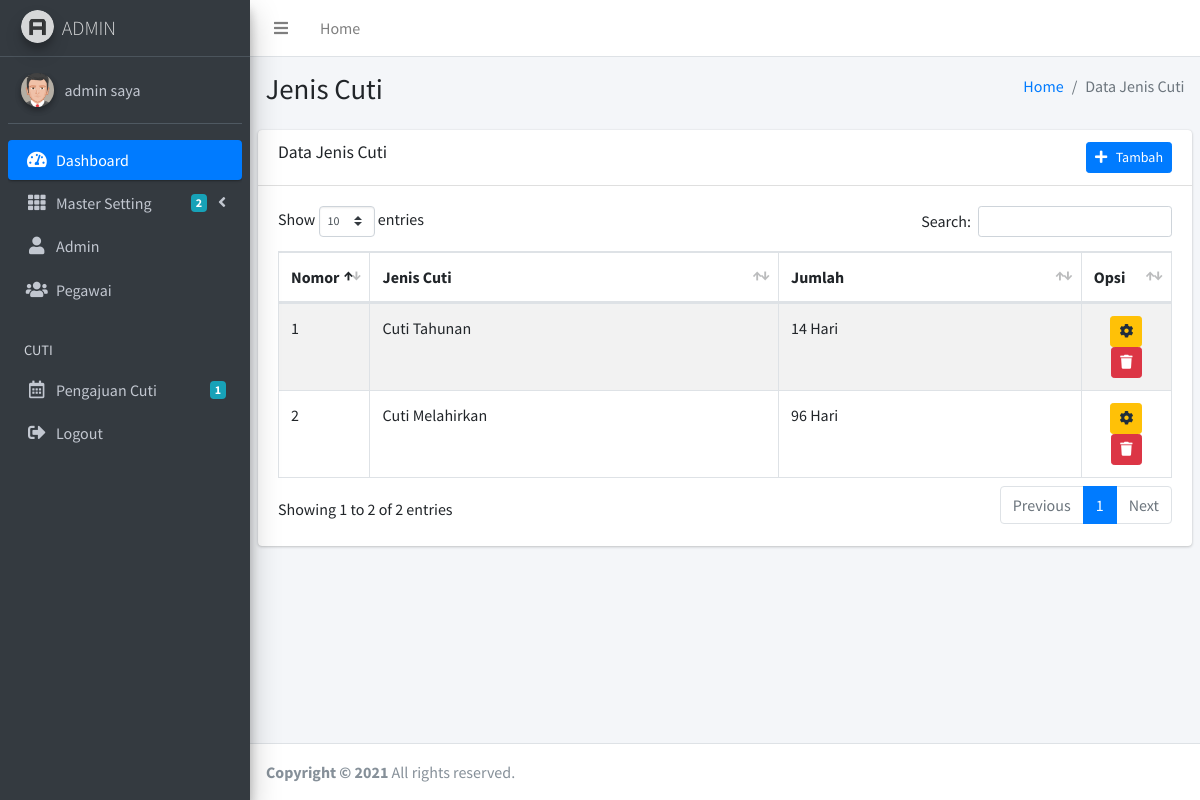
The page /admin/jenis_cuti.php (signed in) on the database its author committed.
### tables this page shows
CREATE TABLE `tbl_jenis_cuti` (
  `jenis_id` int(11) NOT NULL,
  `jenis_nama` varchar(100) NOT NULL,
  `jenis_jumlah` int(11) NOT NULL
);

### admin/jenis_cuti.php (the view, shortened to what this page needs)
<?php include 'header.php'; ?>
<div class="content-wrapper">
	<section class="content-header">
		<div class="container-fluid">
			<div class="row mb-2">
				<div class="col-sm-6">
					<h1>Jenis Cuti</h1>
				</div>
				<div class="col-sm-6">
					<ol class="breadcrumb float-sm-right">
						<li class="breadcrumb-item"><a href="index.php">Home</a></li>
						<li class="breadcrumb-item active">Data Jenis Cuti</li>
					</ol>
				</div>
			</div>
		</div>
	</section>
	<section class="content">
		<div class="row">
			<div class="col-12">
				<div class="card">
					<div class="card-header">
						<h3 class="card-title">Data Jenis Cuti</h3>
						<div class="float-right">
							<button type="button" class="btn btn-primary btn-sm" data-toggle="modal" data-target="#addJenis">
								<i class="fa fa-plus"></i> &nbsp Tambah
							</button>
						</div>
					</div>
					<div class="card-body">
						<table id="example1" class="table table-bordered table-striped">
							<thead>
								<tr>
									<th width="1%">Nomor</th>
									<th>Jenis Cuti</th>
									<th>Jumlah</th>
									<th width="10%">Opsi</th>
								</tr>
							</thead>
							<tbody>
								<?php
								$no=1;
								$data = mysqli_query($koneksi,"select * from tbl_jenis_cuti");
								while($d = mysqli_fetch_array($data)){
									?>
									<tr>
										<td><?php echo $no++; ?></td>
										<td><?php echo $d['jenis_nama'] ?></td>
										<td><?php echo $d['jenis_jumlah']." Hari" ?></td>
										<td>
											<center>
												<button type="button" class="btn btn-warning btn-sm btn-icon" data-toggle="modal" data-target="#edit_jenis_<?php echo $d['jenis_id'] ?>">
													<i class="fas fa-cog"></i>
												</button>
												<button type="button" class="btn btn-danger btn-sm btn-icon" data-toggle="modal" data-target="#hapus_jenis_<?php echo $d['jenis_id'] ?>">
													<i class="fas fa-trash"></i>
												</button>
											</center>
										</td>
									</tr>
									<?php
								}
								?>
						</table>
					</div>
				</div>
			</div>
		</div>
	</section>
</div>
<?php include 'footer.php'; ?>

### admin/header.php (shortened to what this page needs)
<!DOCTYPE html>
<html>
<head>
  <link rel="stylesheet" href="../plugins/fontawesome-free/css/all.min.css">
  <link rel="stylesheet" href="https://code.ionicframework.com/ionicons/2.0.1/css/ionicons.min.css">
  <link rel="stylesheet" href="../plugins/tempusdominus-bootstrap-4/css/tempusdominus-bootstrap-4.min.css">
  <link rel="stylesheet" href="../plugins/icheck-bootstrap/icheck-bootstrap.min.css">
  <link rel="stylesheet" href="../plugins/jqvmap/jqvmap.min.css">
  <link rel="stylesheet" href="../plugins/datatables-bs4/css/dataTables.bootstrap4.css">
  <link rel="stylesheet" href="../dist/css/adminlte.min.css">
  <link rel="stylesheet" href="../plugins/overlayScrollbars/css/OverlayScrollbars.min.css">
  <link rel="stylesheet" href="../plugins/daterangepicker/daterangepicker.css">
  <link rel="stylesheet" href="../plugins/summernote/summernote-bs4.css">
</head>
  <?php include '../koneksi.php'; ?>
<body class="hold-transition sidebar-mini layout-fixed">
<div class="wrapper">
  <nav class="main-header navbar navbar-expand navbar-white navbar-light">
    <ul class="navbar-nav">
      <li class="nav-item">
        <a class="nav-link" data-widget="pushmenu" href="#"><i class="fas fa-bars"></i></a>
      </li>
      <li class="nav-item d-none d-sm-inline-block">
        <a href="index.php" class="nav-link">Home</a>
      </li>
    </ul>
  </nav>
  <aside class="main-sidebar sidebar-dark-primary elevation-4">
    <a href="index.php" class="brand-link">
      <img src="../dist/img/AdminLTELogo.png" alt="AdminLTE Logo" class="brand-image img-circle elevation-3"
           style="opacity: .8">
      <span class="brand-text font-weight-light">ADMIN</span>
    </a>
    <?php
    $saya = $_SESSION['id'];
    $data = mysqli_query($koneksi,"select * from tbl_admin where admin_id='$saya'");
    $d = mysqli_fetch_assoc($data);
    ?>
    <div class="sidebar">
      <div class="user-panel mt-3 pb-3 mb-3 d-flex">
        <div class="image">
          <?php
          if($d['admin_foto']=="admin_foto.png"){
            ?>
            <img src="../dist/img/admin_foto.png" class="img-circle elevation-2" alt="User Image">
            <?php
          }else{
            ?>
            <img src="../gambar/user/<?php echo $d['admin_foto'] ?>" class="img-circle elevation-2" alt="User Image">
            <?php
          }
          ?>
        </div>
        <div class="info">
          <a href="index.php" class="d-block"><?php echo $d['admin_nama'] ?></a>
        </div>
      </div>
      <nav class="mt-2">
        <ul class="nav nav-pills nav-sidebar flex-column" data-widget="treeview" role="menu" data-accordion="false">
          <li class="nav-item has-treeview menu-open">
            <a href="index.php" class="nav-link active">
              <i class="nav-icon fas fa-tachometer-alt"></i>
              <p>
                Dashboard
              </p>
            </a>
          </li>
          <li class="nav-item has-treeview">
            <a href="#" class="nav-link">
              <i class="nav-icon fas fa-th"></i>
              <p>
                Master Setting
                <i class="fas fa-angle-left right"></i>
                <span class="badge badge-info right">2</span>
              </p>
            </a>
          </li>
          <li class="nav-item has-treeview">
          <a href="admin.php" class="nav-link">
            <i class="nav-icon fas fa-user"></i>
              <p>
                Admin
              </p>
          </a>
          </li>
          <li class="nav-item has-treeview">
          <a href="karyawan.php" class="nav-link">
            <i class="nav-icon fas fa-users"></i>
              <p>
                Pegawai
              </p>
          </a>
          </li>
          <li class="nav-header">CUTI</li>
          <li class="nav-item">
            <a href="cuti.php" class="nav-link">
              <i class="nav-icon far fa-calendar-alt"></i>
              <p>
                 <?php
                $cuti = mysqli_query($koneksi,"select * from tbl_cuti");
                $ct = mysqli_num_rows($cuti);
                ?>
                Pengajuan Cuti
                <span class="badge badge-info right"><?php echo $ct ?></span>
              </p>
            </a>
          </li>
           <li class="nav-item">
            <a href="logout.php" class="nav-link">
              <i class="nav-icon fas fa-sign-out-alt"></i>
              <p>
                Logout
              </p>
            </a>
          </li>
        </ul>
      </nav>
    </div>
  </aside>

### rows shown on the page
tbl_jenis_cuti: jenis_nama "Cuti Tahunan", jenis_jumlah "14"
tbl_jenis_cuti: jenis_nama "Cuti Melahirkan", jenis_jumlah "96"

### other values the page prints
$d['admin_nama'] "admin saya"
$ct "1"
